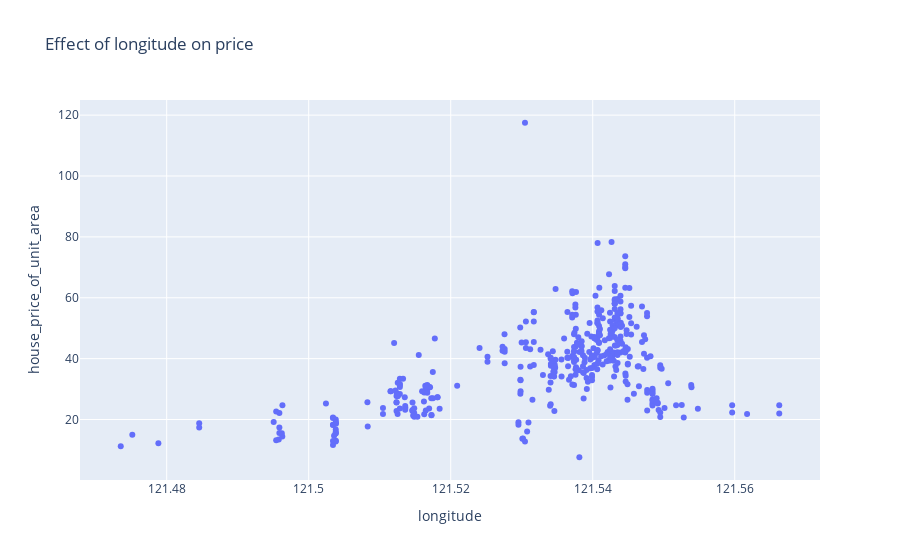

The cell this chart's notebook holds for it:
### Markdown cell above
### 5. Effect of longitude on price

### Code cell
px.scatter(house_df, x = 'longitude', y = 'house_price_of_unit_area', title = 'Effect of longitude on price')

### Figure 1 — Plotly figure (JSON) as saved in the notebook; plotly's stock layout.template omitted (floating-point values rounded to 4 significant figures; data arrays with more than 128 entries replaced by an {"elided": "..."} marker saying what was removed)
{"data": [{"hovertemplate": "longitude=%{x}<br>house_price_of_unit_area=%{y}<extra></extra>", "legendgroup": "", "marker": {"color": "#636efa", "symbol": "circle"}, "mode": "markers", "name": "", "orientation": "v", "showlegend": false, "type": "scatter", "x": {"elided": "414 float values"}, "xaxis": "x", "y": {"elided": "414 float values"}, "yaxis": "y"}], "layout": {"legend": {"tracegroupgap": 0}, "title": {"text": "Effect of longitude on price"}, "xaxis": {"anchor": "y", "domain": [0, 1], "title": {"text": "longitude"}}, "yaxis": {"anchor": "x", "domain": [0, 1], "title": {"text": "house_price_of_unit_area"}}}}
